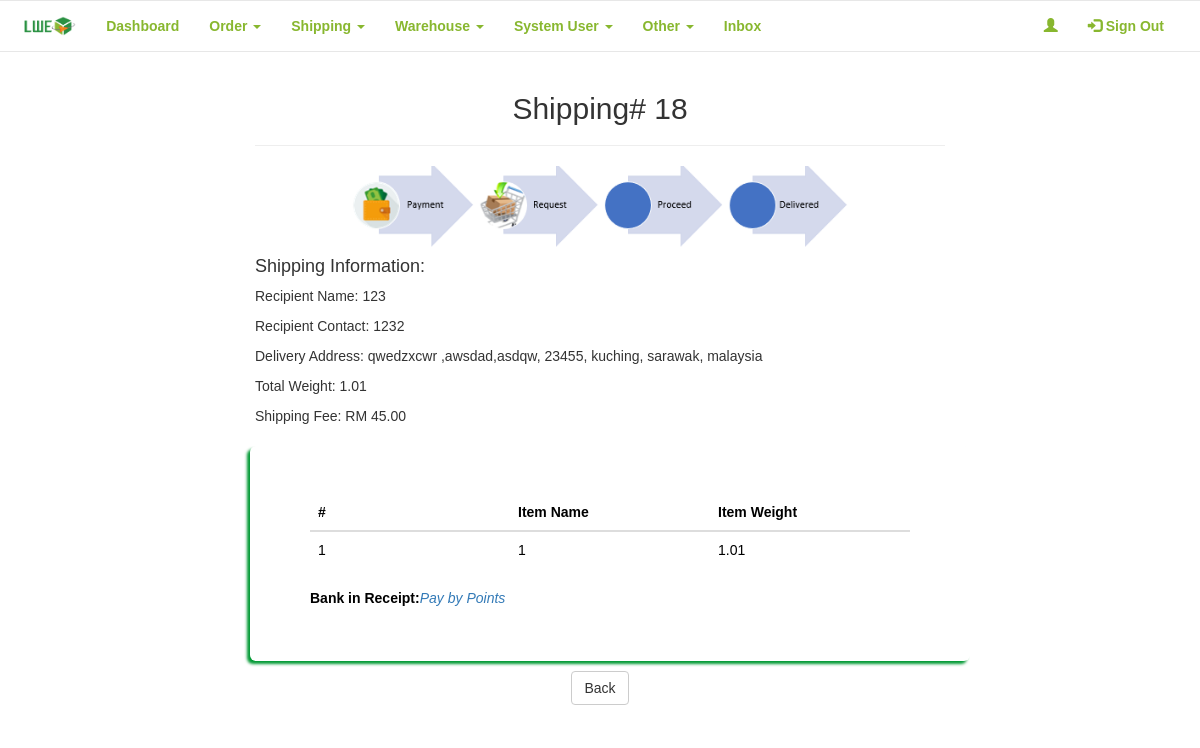
Before: /LWE_Buy/admin/shippinglrview.php?shipping_id=18 with the older database file.
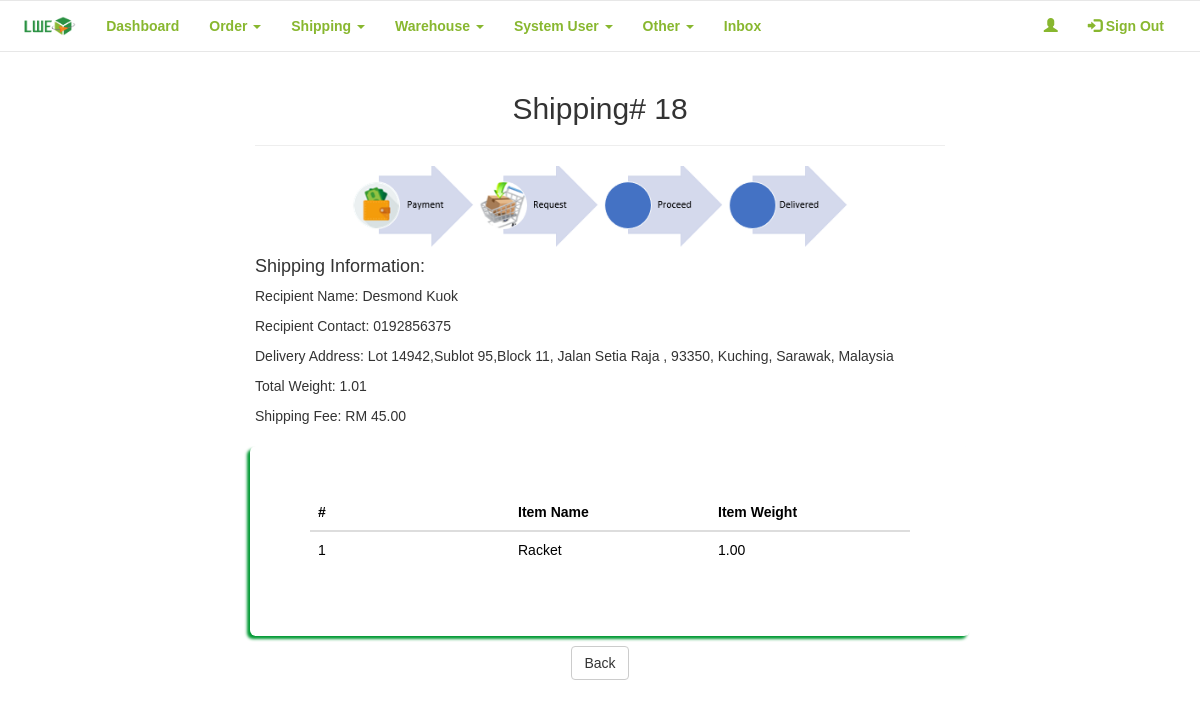
After: the same page with the newer database file.
### tables this page shows
CREATE TABLE IF NOT EXISTS `shipping` (
  `s_id` int(11) NOT NULL,
  `user_id` int(11) NOT NULL,
  `recipient_name` varchar(50) NOT NULL,
  `recipient_contact` varchar(15) NOT NULL,
  `a_id` int(11) NOT NULL,
  `weight` decimal(10,2) NOT NULL,
  `price` decimal(10,2) NOT NULL,
  `status` text NOT NULL,
  `datetime` timestamp NOT NULL DEFAULT CURRENT_TIMESTAMP ON UPDATE CURRENT_TIMESTAMP,
  `tracking_code` varchar(25) DEFAULT NULL
);

CREATE TABLE IF NOT EXISTS `address` (
  `a_id` int(11) NOT NULL,
  `user_id` int(11) NOT NULL,
  `address` varchar(100) NOT NULL,
  `state` varchar(20) NOT NULL,
  `city` varchar(20) NOT NULL,
  `country` varchar(20) NOT NULL,
  `postcode` int(10) NOT NULL
);

CREATE TABLE IF NOT EXISTS `item` (
  `i_id` int(11) NOT NULL,
  `s_id` int(11) NOT NULL,
  `from_id` varchar(20) NOT NULL,
  `name` varchar(50) NOT NULL,
  `order_code` varchar(25) NOT NULL,
  `weight` decimal(10,2) DEFAULT NULL,
  `datetime` timestamp NOT NULL DEFAULT CURRENT_TIMESTAMP ON UPDATE CURRENT_TIMESTAMP,
  `shipping_id` int(11) DEFAULT NULL,
  `action` varchar(15) NOT NULL
);

CREATE TABLE IF NOT EXISTS `payment` (
  `p_id` int(11) NOT NULL,
  `user_id` int(11) NOT NULL,
  `datetime` timestamp NOT NULL DEFAULT CURRENT_TIMESTAMP ON UPDATE CURRENT_TIMESTAMP,
  `title` varchar(45) NOT NULL,
  `amount` decimal(10,2) DEFAULT NULL,
  `file` varchar(150) NOT NULL,
  `type` varchar(30) DEFAULT NULL,
  `status` varchar(20) NOT NULL,
  `from_order` int(11) DEFAULT NULL,
  `from_shipping` int(11) DEFAULT NULL
);

### LWE_Buy/admin/shippinglrview.php (the view, shortened to what this page needs)
<?php
require_once '../connection/config.php';
$shipping_id = $_GET['shipping_id'];
$counter = 0;
$query = "SELECT *
          FROM users us
          JOIN shipping s
          ON s.user_id = us.user_id
          WHERE s_id = '$shipping_id'
          ";
$result = mysqli_query($con, $query);
$results = mysqli_fetch_assoc($result);
$address = $results['a_id'];
$query1 = "SELECT *
          FROM address
          WHERE a_id = '$address'
          ";
$result1 = mysqli_query($con, $query1);
$results1 = mysqli_fetch_assoc($result1);
$query2 = "SELECT *
           FROM item
           WHERE shipping_id = '$shipping_id'";
$result2 = mysqli_query($con, $query2);
$query3 = "SELECT *
           FROM payment
           WHERE from_shipping='$shipping_id'";
$result3 = mysqli_query($con, $query3);
$results3 = mysqli_fetch_assoc($result3);
?>
<!DOCTYPE html>
<html data-ng-app="myApp">
    <head>
        <link rel="stylesheet" href="https://maxcdn.bootstrapcdn.com/bootstrap/3.3.7/css/bootstrap.min.css">
        <link href="../frameworks/css/style.css" rel="stylesheet"/>
    </head>
    <body>
        <center>
            <div class="row">
                <?php include_once('nav.php')?>
            </div>
            <div class="container">
                <h2>Shipping# <?php echo $_GET['shipping_id']; ?></h2>
                <hr/>
                <img src="../resources/timeline/request.PNG" alt="timeline" width="500px"/>
            </div>
        </center>
        <section class = "content">
            <div class="container">
                <div class="row">
                    <div class="col-xs-12 col-md-12 col-lg-12">
                        <h4>Shipping Information: </h4>
                        <p>Recipient Name: <?php echo $results['recipient_name']; ?></p>
                        <p>Recipient Contact: <?php echo $results['recipient_contact']; ?></p>
                        <p>Delivery Address: <?php echo $results1['address']; ?>, <?php echo $results1["postcode"]; ?>, <?php echo $results1["city"]; ?>, <?php echo $results1["state"]; ?>, <?php echo $results1["country"]; ?></p>
                        <p>Total Weight: <?php echo $results['weight']; ?></p>
                        <p>Shipping Fee: RM <?php echo $results['price']; ?></p>
                    </div>
                </div>
                <div class="row">
                    <div class="col-xs-12 col-md-12 col-lg-12 jumbotron">
                        <table class="table thead-bordered table-hover">
                            <thead>
                                <tr>
                                    <th width="33%">#</th>
                                    <th width="33%">Item Name</th>
                                    <th width="33%">Item Weight</th>
                                </tr>
                            </thead>
                            <?php
                                if(mysqli_num_rows($result2) > 0)
                                {
                                    $counter++;
                                    while($row = mysqli_fetch_array($result2))
                                    {
                                        ?>
                                        <tbody>
                                            <tr>
                                                <td><?php echo $counter; ?></td>
                                                <td><?php echo $row['name']; ?></td>
                                                <td><?php echo $row['weight']; ?></td>
                                            </tr>
                                        </tbody>
                                        <?php
                                    }
                                }else{
                                ?>
                                    <p>There is no item ready to ship.</p>
                                <?php
                                }
                            ?>
                        </table>
                        <?php
                            if($results3 > 0){
                                ?>
                                    <tfoot>
                                        <tr>
                                            <td><label style="float: left;">Bank in Receipt:</label> <em style="float:left;"> <a href="../resources/img/receipts/<?php echo $results3['file']; ?>" target="_blank"><?php echo $results3['title']; ?></a></em></td>
                                        </tr>
                                    </tfoot>
                                <?php
                            }else{
                            }
                        ?>
                    </div>
                    <center style="padding-bottom:15px;">
                        <a href="javascript:history.go(-1)"  class="btn btn-default" name="back">Back</a>
                    </center>
                </div>
            </div>
        </section>
    </body>
</html>

### LWE_Buy/admin/nav.php (shortened to what this page needs)
<nav class="navbar navbar-default">
    <div class="container-fluid">
        <div class="navbar-header">
            <a class="navbar-brand" href="dashboard.php"><img src="../resources/img/logo.png" alt="logo"/></a>
        </div>
        <div class="collapse navbar-collapse" id="myNavbar">
            <ul class="nav navbar-nav">
                <li><a href="dashboard.php" class="menuitem">Dashboard</a></li>
                <li class="dropdown"><a class="dropdown-toggle" data-toggle="dropdown" href="#">Order <span class="caret"></span></a>
                </li>
                <li class="dropdown"><a class="dropdown-toggle" data-toggle="dropdown" href="#">Shipping <span class="caret"></span></a>
                </li>
                <li class="dropdown"><a class="dropdown-toggle" data-toggle="dropdown" href="#">Warehouse <span class="caret"></span></a>
                </li>
                <li class="dropdown"><a class="dropdown-toggle" data-toggle="dropdown" href="#">System User <span class="caret"></span></a>
                </li>
                <li class="dropdown"><a class="dropdown-toggle" data-toggle="dropdown" href="#">Other <span class="caret"></span></a>
                </li>
                <li><a href="message.php" class="menuitem">Inbox</a></li>
            </ul>
            <ul class="nav navbar-nav navbar-right">
                <li class="dropdown"><a class="dropdown-toggle" data-toggle="dropdown" href="#"><span class="glyphicon glyphicon-user"></span> <?php echo $_SESSION['fname']; ?> <?php echo $_SESSION['lname']; ?></a>
                </li>
                <li><a href="../logout.php" class="rightnav"><span class="glyphicon glyphicon-log-in"></span> Sign Out</a></li>
            </ul>
        </div>
    </div>
</nav>

### LWE_Buy/frameworks/css/style.css (style rules this page uses)
body { background-image: url("../../resources/img/bg.jpg"); font-family: sans-serif; overflow-x: hidden; }
.container { width: 60%; margin: 0px auto; }
.navbar { background-color: #fff; padding: 0px 20px; }
.navbar-default .navbar-nav > li > a { font-weight: bold; color: #88b72f; }
.navbar-brand img { height: 100%; }
.jumbotron { margin: 10px; background: #fff; border-radius: 5px; color: #000; box-shadow: -3px 3px 3px #009933; }

Changed rows visible on the page:
removed payment: title "Pay by Points"
changed shipping: recipient_name "123" → "Desmond Kuok"; recipient_contact "1232" → "0192856375"
changed address: address "qwedzxcwr ,awsdad,asdqw" → "Lot 14942,Sublot 95,Block 11, Jalan Setia Raja"; postcode "23455" → "93350"; city "kuching" → "Kuching"; state "sarawak" → "Sarawak"; country "malaysia" → "Malaysia"
changed item: name "1" → "Racket"; weight "1.01" → "1.00"
Other visible differences:
text no longer shown: "Bank in Receipt:"
